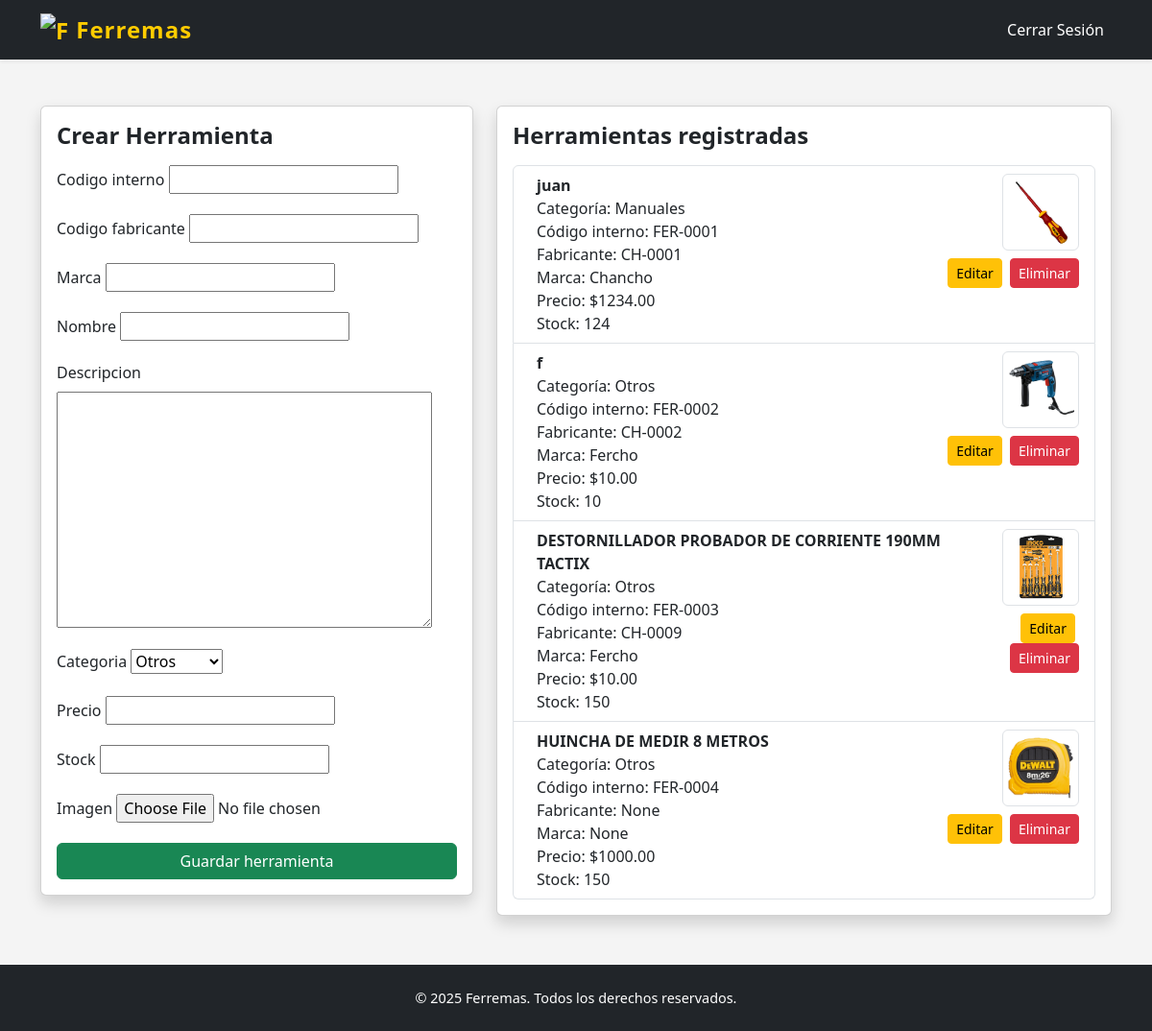
The page /api/crud_herramientas/ (signed in) on the database its author committed.
### ferremas/models.py (models this page shows, shortened)
class Herramienta(models.Model):
    CATEGORIAS = [
        ('electricas', 'Eléctricas'),
        ('manuales', 'Manuales'),
        ('medicion', 'Medición'),
        ('otros', 'Otros'),
    ]
    codigo_interno = models.CharField(max_length=50)
    codigo_fabricante = models.CharField(max_length=50, null=True, blank=True)
    marca = models.CharField(max_length=50, null=True, blank=True)
    nombre = models.CharField(max_length=100)
    descripcion = models.TextField()
    precio = models.DecimalField(max_digits=10, decimal_places=2)
    stock = models.IntegerField()
    imagen = models.ImageField(upload_to='herramientas/', null=True, blank=True)
    categoria = models.CharField(max_length=20, choices=CATEGORIAS, default='otros')

### ferremas/views.py (the view, shortened to what this page needs)
# urls.py: path('crud_herramientas/', views.crud_herramientas, name='crud_herramientas'),
@login_required
def crud_herramientas(request):
    herramientas = Herramienta.objects.all()
    form = HerramientaForm()
    editar_id = request.GET.get('editar_id')
    herramienta_editada = None
    if editar_id:
        herramienta_editada = get_object_or_404(Herramienta, id=editar_id)
        form = HerramientaForm(instance=herramienta_editada)
    if request.method == 'GET' and 'eliminar_id' in request.GET:
        herramienta = get_object_or_404(Herramienta, id=request.GET['eliminar_id'])
        herramienta.delete()
        messages.success(request, 'Herramienta eliminada correctamente.')
        return redirect('crud_herramientas')
    return render(request, 'ferremas/admin/crud_herramientas.html', {
        'herramientas': herramientas,
        'form': form,
        'editar_id': editar_id,
        'herramienta_editada': herramienta_editada,
    })

### ferremas/forms.py
class HerramientaForm(forms.ModelForm):
    class Meta:
        model = Herramienta
        fields = [
            'codigo_interno',
            'codigo_fabricante',
            'marca',
            'nombre',
            'descripcion',
            'categoria',
            'precio',
            'stock',
            'imagen',
        ]

### ferremas/templates/ferremas/admin/crud_herramientas.html (shortened to what this page needs)
{% load static %}
<!DOCTYPE html>
<html lang="es">
<head>
    <link href="https://cdn.jsdelivr.net/npm/bootstrap@5.3.3/dist/css/bootstrap.min.css" rel="stylesheet">
    <link href="{% static 'css/inicio.css' %}" rel="stylesheet">
</head>
<body class="d-flex flex-column min-vh-100">
<nav class="navbar navbar-expand-lg navbar-dark bg-dark shadow-sm">
    <div class="container">
        <a class="navbar-brand fw-bold text-warning" href="{% url 'inicio' %}">
            <img src="{% static 'ferremas/logo.png' %}" alt="Ferremas" width="30" height="30" class="d-inline-block align-text-top">
            Ferremas
        </a>
        <div class="collapse navbar-collapse" id="navbarNav">
            <ul class="navbar-nav ms-auto">
                <li class="nav-item">
                    <a class="nav-link" href="{% url 'logout' %}">Cerrar Sesión</a>
                </li>
            </ul>
        </div>
    </div>
</nav>
<main class="flex-grow-1">
    <div class="container py-5">
        <div class="row">
            <div class="col-md-5 mb-4">
                <div class="card shadow">
                    <div class="card-body">
                        <h4 class="card-title mb-3">{% if form.instance.pk %}Editar{% else %}Crear{% endif %} Herramienta</h4>
                        <form method="post" enctype="multipart/form-data">
                            {% for field in form.visible_fields %}
                                <div class="mb-3">
                                    <label for="{{ field.id_for_label }}" class="form-label">{{ field.label }}</label>
                                    {{ field }}
                                </div>
                            {% endfor %}
                            <button type="submit" class="btn btn-success w-100">Guardar herramienta</button>
                        </form>
                    </div>
                </div>
            </div>
            <div class="col-md-7">
                <div class="card shadow">
                    <div class="card-body">
                        <h4 class="card-title mb-3">Herramientas registradas</h4>
                        {% if herramientas %}
                            <ul class="list-group">
                                {% for herramienta in herramientas %}
                                    <li class="list-group-item d-flex justify-content-between align-items-start">
                                        <div class="ms-2 me-auto">
                                            <div class="fw-bold">{{ herramienta.nombre }}</div>
                                            <div>Categoría: {{ herramienta.get_categoria_display }}</div>
                                            <div>Código interno: {{ herramienta.codigo_interno }}</div>
                                            <div>Fabricante: {{ herramienta.codigo_fabricante }}</div>
                                            <div>Marca: {{ herramienta.marca }}</div>
                                            <div>Precio: ${{ herramienta.precio }}</div>
                                            <div>Stock: {{ herramienta.stock }}</div>
                                        </div>
                                        <div class="text-end">
                                            {% if herramienta.imagen %}
                                                <img src="{{ herramienta.imagen.url }}" alt="{{ herramienta.nombre }}" width="80" class="img-thumbnail mb-2">
                                            {% endif %}
                                            <div>
                                                <a href="?editar_id={{ herramienta.id }}" class="btn btn-sm btn-warning me-1">Editar</a>
                                                <a href="?eliminar_id={{ herramienta.id }}" class="btn btn-sm btn-danger" onclick="return confirm('¿Eliminar herramienta?');">Eliminar</a>
                                            </div>
                                        </div>
                                    </li>
                                {% endfor %}
                            </ul>
                        {% else %}
                            <div class="alert alert-info">No hay herramientas registradas.</div>
                        {% endif %}
                    </div>
                </div>
            </div>
        </div>
    </div>
</main>
<footer class="bg-dark text-white text-center py-4 mt-auto">
    <div class="container">
        <p class="mb-0">&copy; 2025 Ferremas. Todos los derechos reservados.</p>
    </div>
</footer>
</body>
</html>

### ferremas/static/css/inicio.css (style rules this page uses)
body { background-color: #f4f4f4; font-family: 'Segoe UI', sans-serif; }
.navbar { box-shadow: 0 4px 6px rgba(0, 0, 0, 0.3); background-color: #343a40; }
.navbar-brand { font-weight: bold; font-size: 1.5rem; letter-spacing: 1px; color: #ffcc00 !important; }
.navbar-nav .nav-link { color: #ffffff !important; margin-left: 10px; }
.card-body { flex: 1 1 auto; display: flex; flex-direction: column; justify-content: space-between; padding: 1rem; }
.card-title { color: #212529; font-weight: 600; }
footer { background-color: #212529; color: #adb5bd; font-size: 0.9rem; }

### rows shown on the page
Herramienta: nombre "juan", categoria "Manuales", codigo_interno "FER-0001", codigo_fabricante "CH-0001", marca "Chancho", precio "1234.00", stock "124", imagen (picture)
Herramienta: nombre "f", categoria "Otros", codigo_interno "FER-0002", codigo_fabricante "CH-0002", marca "Fercho", precio "10.00", stock "10", imagen (picture)
Herramienta: nombre "DESTORNILLADOR PROBADOR DE CORRIENTE 190MM TACTIX", categoria "Otros", codigo_interno "FER-0003", codigo_fabricante "CH-0009", marca "Fercho", precio "10.00", stock "150", imagen (picture)
Herramienta: nombre "HUINCHA DE MEDIR 8 METROS", categoria "Otros", codigo_interno "FER-0004", codigo_fabricante "None", marca "None", precio "1000.00", stock "150", imagen (picture)

### other values the page prints
{{ field.label }} "Codigo interno" "Codigo fabricante" "Marca" "Nombre" "Descripcion" "Categoria" "Precio" "Stock" "Imagen"
